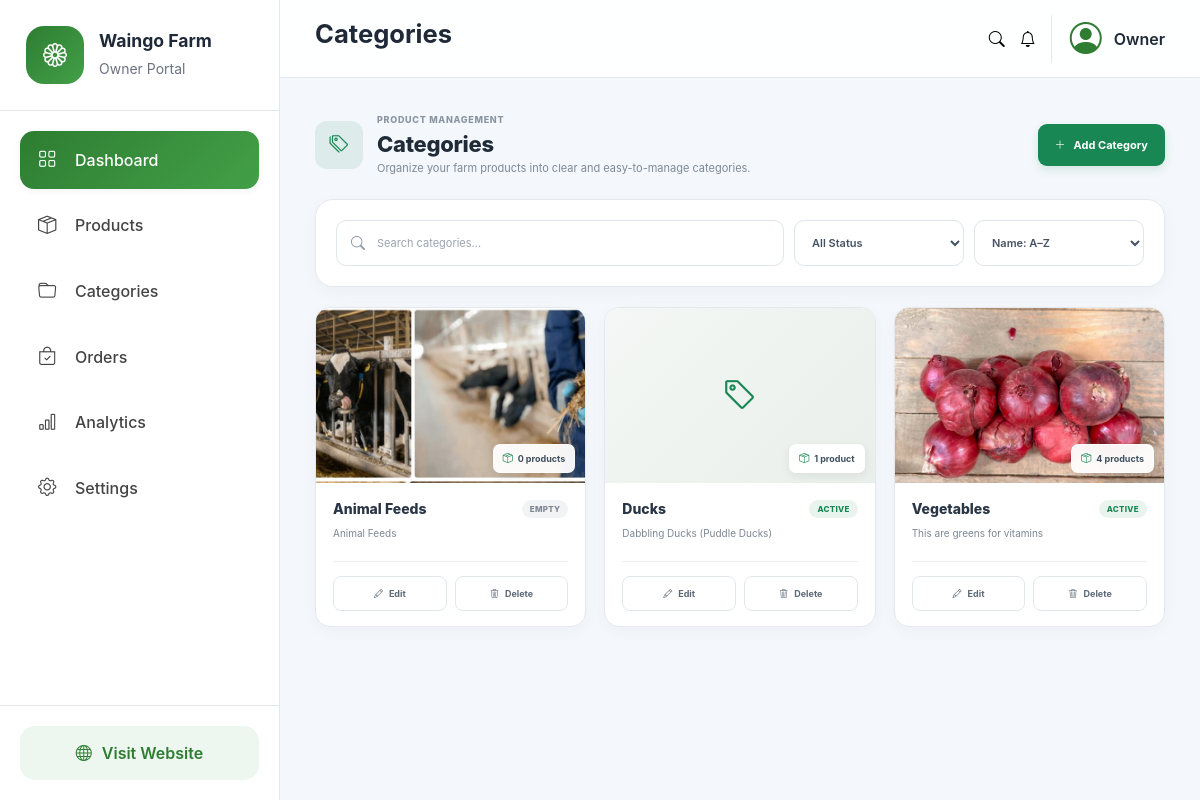
The app's page /owner/categories/ (signed in) with its own data.
### Farm/models.py (models this page shows, shortened)
class Category(models.Model):
    name = models.CharField(
        max_length=100
    )
    slug = models.SlugField(
        unique=True
    )
    description = models.TextField(
        blank=True
    )
    image = models.ImageField(
        upload_to="categories/",
        blank=True,
        null=True
    )
    created_at = models.DateTimeField(
        auto_now_add=True
    )
    updated_at = models.DateTimeField(
        auto_now=True
    )
    class Meta:
        verbose_name_plural = "Categories"
        ordering = ["name"]

### Farm/owner/views.py (the view)
class CategoryListView(LoginRequiredMixin, ListView):
    model = Category
    template_name = "owner/categories/categories.html"
    context_object_name = "categories"
    paginate_by = 12
    ordering = ["name"]

### Farm/context_processors.py (called while the page is built, shortened)
def cart_context(request):
    cart = request.session.get(
        "cart",
        {}
    )
    cart_count = 0
    cart_total = Decimal("0.00")
    return {
        "cart_count": cart_count,
        "cart_total": cart_total,
    }

def categories_processor(request):
    categories = Category.objects.all()
    return {
        "categories": categories,
    }

### templates/owner/categories/categories.html (shortened to what this page needs)
{% extends "owner/base_owner.html" %}
{% load static %}
{% block page_title %}
    Categories
{% endblock %}
{% block extra_css %}
<link
    rel="stylesheet"
    href="{% static 'css/owner/categories.css' %}"
>
{% endblock %}
{% block content %}
<div class="categories-page">
    <div class="page-header">
        <div class="page-header-content">
            <div class="page-icon">
                <i class="bi bi-tags"></i>
            </div>
            <div>
                <span class="page-eyebrow">
                    PRODUCT MANAGEMENT
                </span>
                <h2>
                    Categories
                </h2>
                <p>
                    Organize your farm products into clear and
                    easy-to-manage categories.
                </p>
            </div>
        </div>
        <a
            href="{% url 'owner:category_add' %}"
            class="btn-owner primary"
        >
            <i class="bi bi-plus-lg"></i>
            Add Category
        </a>
    </div>
    <div class="categories-toolbar">
        <div class="category-search">
            <input
                type="search"
                id="categorySearch"
                placeholder="Search categories..."
                autocomplete="off"
            >
        </div>
        <select
            id="categoryStatusFilter"
            class="category-filter"
        >
            <option value="all">
                All Status
            </option>
        </select>
        <select
            id="categorySort"
            class="category-filter"
        >
            <option value="name-asc">
                Name: A–Z
            </option>
        </select>
    </div>
    {% if categories %}
    <div
        class="categories-grid"
        id="categoriesGrid"
    >
        {% for category in categories %}
        <article
            class="category-card"
            data-name="{{ category.name|lower }}"
            data-product-count="{{ category.products.count }}"
            data-status="{% if category.products.exists %}with-products{% else %}empty{% endif %}"
        >
            <div class="category-image">
                {% if category.image %}
                    <img
                        src="{{ category.image.url }}"
                        alt="{{ category.name }}"
                        loading="lazy"
                    >
                {% else %}
                    <div class="category-image-placeholder">
                        <i class="bi bi-tag"></i>
                    </div>
                {% endif %}
                <span class="category-count">
                    <i class="bi bi-box-seam"></i>
                    {{ category.products.count }}
                    {% if category.products.count == 1 %}
                        product
                    {% else %}
                        products
                    {% endif %}
                </span>
            </div>
            <div class="category-card-content">
                <div class="category-card-heading">
                    <h3>
                        {{ category.name }}
                    </h3>
                    {% if category.products.exists %}
                        <span class="category-status active">
                            Active
                        </span>
                    {% else %}
                        <span class="category-status empty">
                            Empty
                        </span>
                    {% endif %}
                </div>
                {% if category.description %}
                    <p class="category-description">
                        {{ category.description|truncatechars:120 }}
                    </p>
                {% else %}
                    <p class="category-description muted">
                        No description added for this category.
                    </p>
                {% endif %}
                <div class="category-card-footer">
                    <a
                        href="{% url 'owner:category_edit' category.pk %}"
                        class="category-action edit"
                        title="Edit category"
                    >
                        <i class="bi bi-pencil"></i>
                        Edit
                    </a>
                    <a
                        href="{% url 'owner:category_delete' category.pk %}"
                        class="category-action delete"
                        title="Delete category"
                    >
                        <i class="bi bi-trash3"></i>
                        Delete
                    </a>
                </div>
            </div>
        </article>
        {% endfor %}
    </div>
    {% endif %}
</div>
{% endblock %}

### static/css/owner/owner.css (style rules this page uses)
:root { --primary:#2E7D32; --primary-light:#43A047; --primary-dark:#1B5E20; --secondary:#F4B400; --success:#4CAF50; --warning:#FB8C00; --danger:#E53935; --info:#1E88E5; --bg:#F4F7FB; --card:#FFFFFF; --card-2:#FAFBFC; --border:#E4E7EC; --text:#1F2937; --muted:#6B7280; --shadow-sm:0 2px 8px rgba(0,0,0,.05); --shadow:0 12px 35px rgba(0,0,0,.08); --shadow-lg:0 18px 45px rgba(0,0,0,.12); --radius:18px; --sidebar-width:280px; --sidebar-mini:82px; --topbar-height:78px; --transition:.30s ease; }
* { margin:0; padding:0; box-sizing:border-box; }
html { scroll-behavior:smooth; }
body { font-family: Inter, "Segoe UI", sans-serif; background:var(--bg); color:var(--text); overflow-x:hidden; }
img { display:block; max-width:100%; }
input, textarea, select { font-family:inherit; outline:none; }
a { color:inherit; text-decoration:none; }
.btn-owner { display:inline-flex; align-items:center; gap:10px; padding:12px 20px; border-radius:14px; background:var(--primary); color:#fff; transition:.3s; font-weight:600; }

### records on screen
Category: image (picture), products.count "0", name "Animal Feeds", shows "EMPTY", description "Animal Feeds"
Category: products.count "1", name "Ducks", shows "ACTIVE", description "Dabbling Ducks (Puddle Ducks)"
Category: image (picture), products.count "4", name "Vegetables", shows "ACTIVE", description "This are greens for vitamins"
